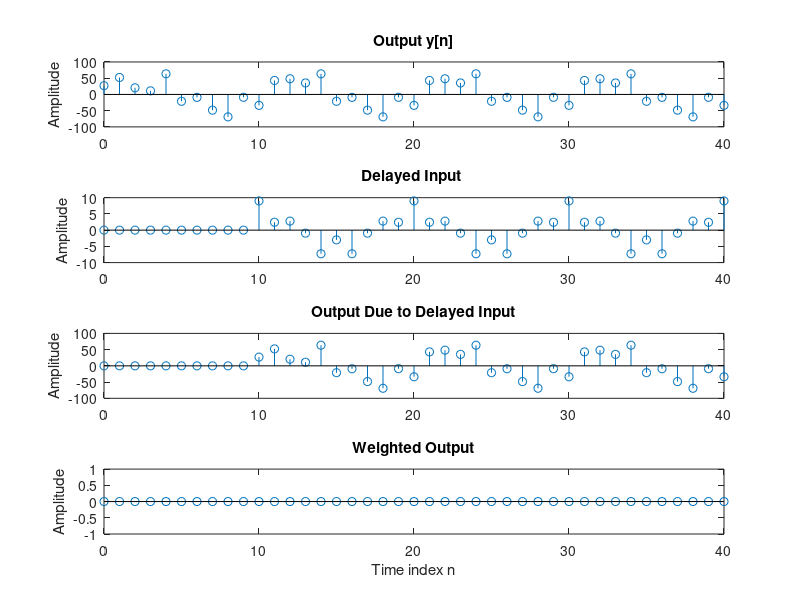

MATLAB code to generate this figure:
%%%%%Problem 2 Task 2%%%%%
n=0:40;
a=3;b=6;D=10;
x1=cos(2*pi*0.6*n);
x2=cos(2*pi*0.9*n);
x=a*x1+b*x2;
xd=[zeros(1,D) x];
num=[3 5 0 0 10];den=[1];
y=filter(num,den,x);
yd=filter(num,den,xd);
d=y-yd(1+D:41+D);
subplot(4,1,1)
stem(n,y)
ylabel('Amplitude');
title('Output y[n]');
subplot(4,1,2)
stem(n,xd(1:41))
ylabel('Amplitude');
title('Delayed Input ');
subplot(4,1,3)
stem(n,yd(1:41))
ylabel('Amplitude');
title('Output Due to Delayed Input');
subplot(4,1,4)
stem(n,d)
xlabel('Time index n');
ylabel('Amplitude');
title('Difference Signal');
title('Weighted Output');